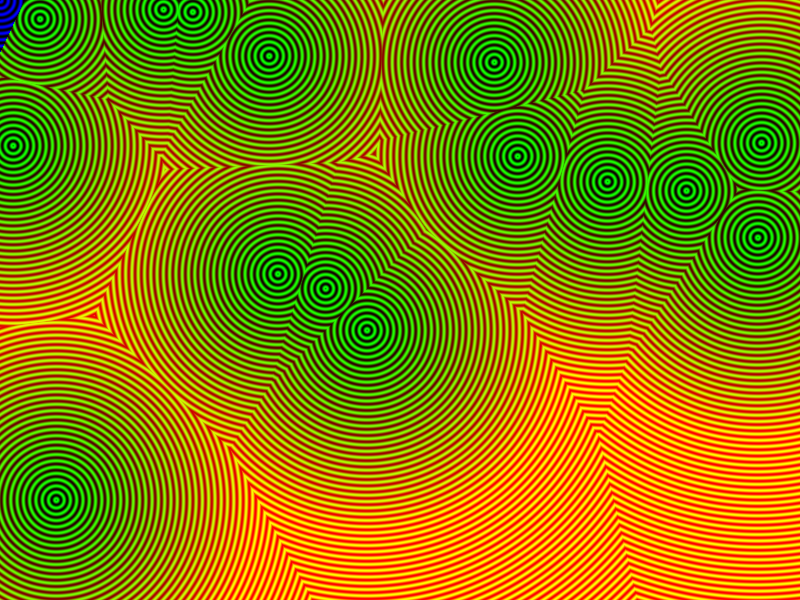
Frame 1 (no input)
Frame 60 (the mouse pressed at the canvas centre just before this capture): identical to frame 1, image omitted
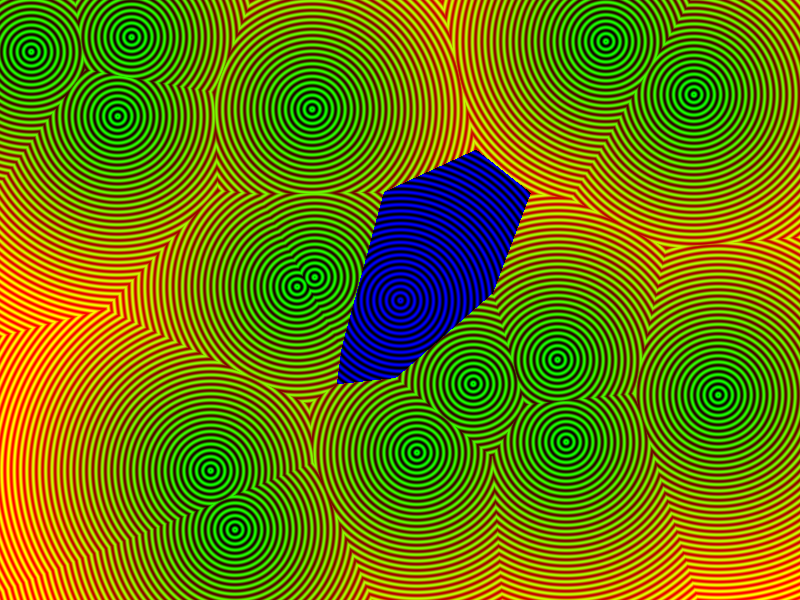
Frame 120 (the mouse held since frame 60 and released just before this capture)

The Processing sketch that drew these frames (run headless with seeded random() and noise(); from frame 60 on, the mouse is pressed at the canvas centre):

// Processing sketch: CircleDistance
// ── CircleDistance.pde
int numberOfPoints = 15;
PVector[] points;

void setup() {
  size(800, 600);

  initPoints();
}


void draw() {
  loadPixels();

  for (int x = 0; x < width; x++) {
    for (int y = 0; y < height; y++) {

      float lowestDist = MAX_FLOAT;

      for (PVector point : points) {
        lowestDist = min(lowestDist, dist(x, y, point.x, point.y));
      }
      
      float mouseDist =  dist(x, y, mouseX, mouseY);
      if(mouseDist < lowestDist){
        pixels[x + (y * width)] = color(0, 0, map(sin(mouseDist), -1, 1, 0, 255));
      } else{
        pixels[x + (y * width)] = color(map(lowestDist, 0, width/4, 0, 255), map(sin(lowestDist), -1, 1, 0, 255), 0);
      }
    }
  }

  updatePixels();

  //updatePoints();
}

void mousePressed() {
  initPoints();
}

void initPoints() {
  points = new PVector[numberOfPoints];

  for (int i = 0; i < numberOfPoints; i++) {
    points[i] = new PVector(random(width), random(height));
  }
}

void updatePoints() {
  for (PVector point : points) {
    point.add(PVector.random2D());
  }
}
